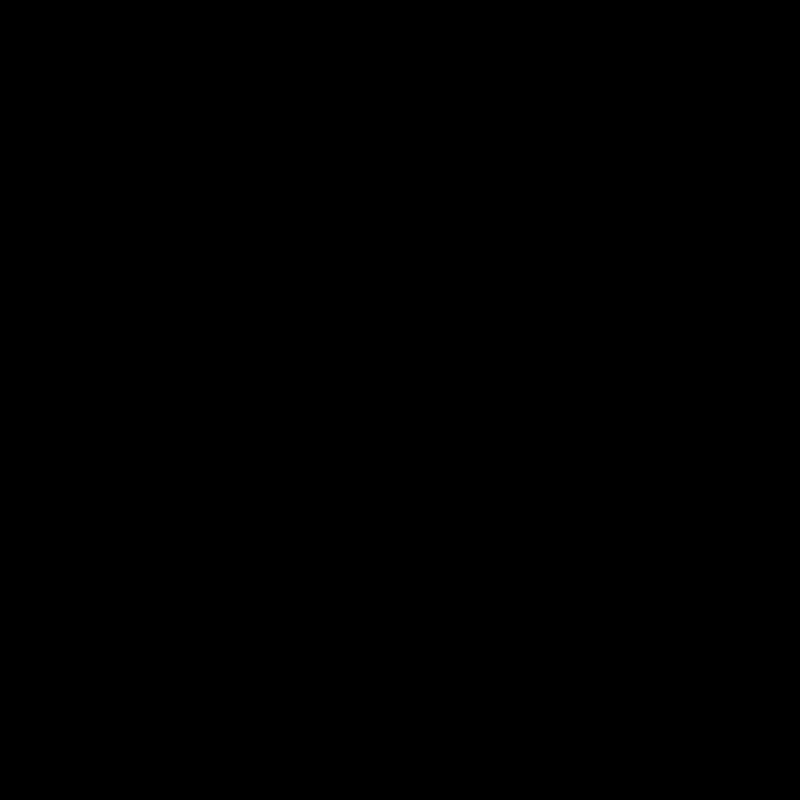
Frame 1 (no input)
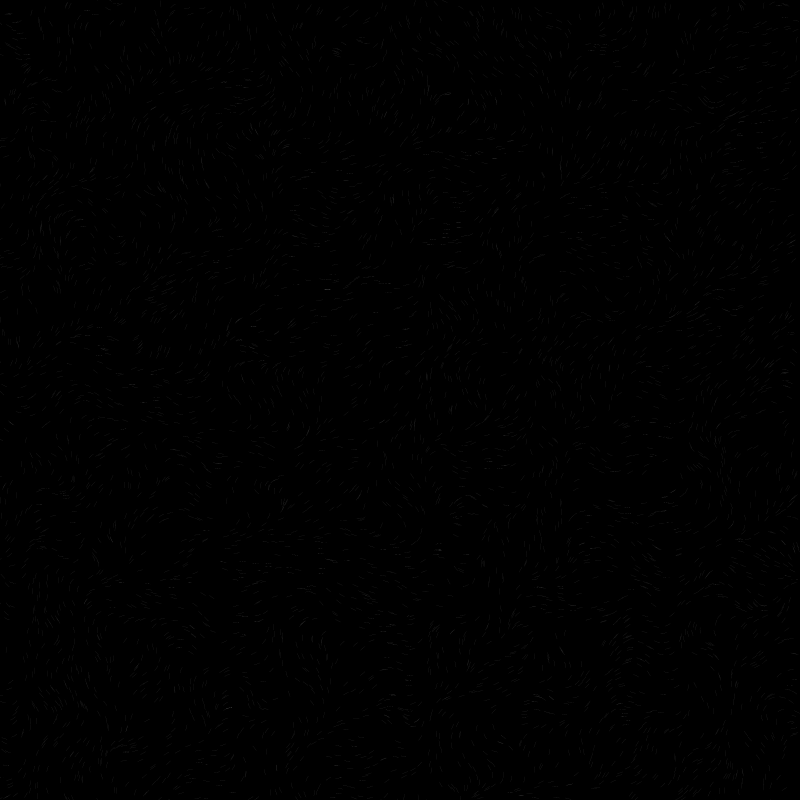
Frame 60 (the mouse pressed at the canvas centre just before this capture)
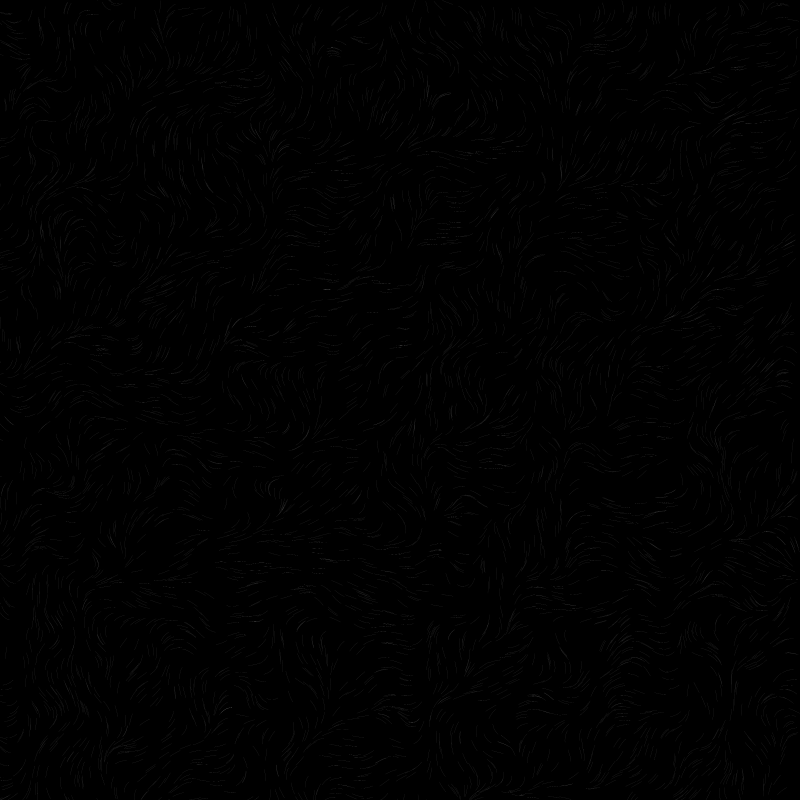
Frame 120 (the mouse held since frame 60 and released just before this capture)

The Processing sketch that drew these frames (run headless with seeded random() and noise(); from frame 60 on, the mouse is pressed at the canvas centre):

// Processing sketch: sketch_03_Perlin_noise_B
// ── sketch_03_Perlin_noise_B.pde
int COUNT = 5000;
float SCALE = 0.02;
Particle[] particles;

void setup() {
  size(800,800);
  background(0);
  noStroke();
  noiseDetail(2);
  particles = new Particle[COUNT];
  for(int i = 0; i < particles.length; i++){
    particles[i] = new Particle();
  }
}

void draw() {
  for(int i = 0; i < particles.length; i++){
    particles[i].move();
    particles[i].display();
  }
  
  for(int i = 0; i < particles.length; i++){
    if(particles[i].isDead()){
      particles[i] = new Particle();
    }
  }
}

void keyPressed() {
  if (key == ' ') {
    
  }
  if (key == 'r') {
    setup();
  }
}

class Particle{
  float x,y;
  float size = 0.1;
  int life, lifeSpan;
  
  Particle(){
    this.x = random(width);
    this.y = random(height);
    this.lifeSpan = int(random(500,800));
    this.life = 0;
  }
  
  void move(){
    float d = 0.1;
    float alfa = map( noise(this.x*SCALE, this.y*SCALE), 0, 1, 0, TWO_PI);
    float fx = cos(alfa)*d;
    float fy = sin(alfa)*d;
    this.x += fx;
    this.y += fy;
    this.life++;
  }
  
  void display(){
    ellipse(this.x,this.y,this.size,this.size);
  }
  
  boolean isDead(){
   if (this.life >= this.lifeSpan){
     return true;
   } else {
     return false;
   }
  }
}
